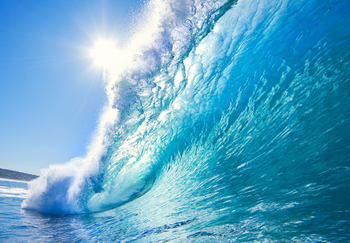
#> input picture images/003_Wave.png, 350 x 243 px
$ python 014_grayscale_histogram.py --image images/003_Wave.png
#> lines starting #> are read from the running program, lines starting #| are printed output that depends on the picture
# Usage
# python 014_grayscale_histogram.py --image images/001_Image.jpg

# Histograms Represent Distribution Of Pixel Intensities (Color Or Grayscale)
# X-Axis: Bins
# Y-Axis: Num Of Pxs Binned To X-Axis
# If Using 256 Bins With RGB Image, We Are Effectively Counting Number Of
# Times Each Pixel Value Occurs. In Contrast, If We Use Only 2 (Equally Spaced)
# Bins, We Are Counting Number Of Times A Px Is In Range [0,128) or [128,255].

# cv2.calcHist(image, channels, mask, histSize, ranges)
# Ex: cv2.calcHist(image, [0,1,2], None, [32,32,32], [0,256])
# Calculate Histogram for 'image', all RGB channels, No Mask, 32 Bins Per Channel, For Full Range


# Import Needed Packages
from matplotlib import pyplot as plt
import argparse
import cv2


# Construct Argument Parser And Parse Arguments
ap = argparse.ArgumentParser()
ap.add_argument("-i", "--image", required=True, help="Path To Image")
args = vars(ap.parse_args())


# Load And Display Image
image = cv2.imread(args["image"])
#> image is the input picture: shape (243, 350, 3); mean B, G, R 199.1, 166.5, 93.5
cv2.imshow("Original", image)
cv2.waitKey(0)

# Convert To Grayscale And Display
gray = cv2.cvtColor(image, cv2.COLOR_BGR2GRAY)
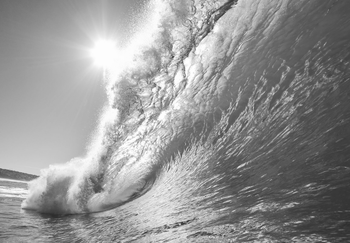
#> gray: shape (243, 350); min 45, max 255, mean 148.4
cv2.imshow("Grayscale", gray)
cv2.waitKey(0)

# Calculate And Define Histogram
# Grayscale Hist On 'image', Only Channel, No Mask, 256 Bins, Range 0-256
hist = cv2.calcHist([image], [0], None, [256], [0,256])
#> hist = 256 values, max 2538 at index 233, min 0 at index 0, mean 332.2

# Plot Histogram
plt.figure()
plt.title("Grayscale Histogram")
plt.xlabel("Bins")
plt.ylabel("# Of Pixels")
plt.plot(hist)
plt.xlim([0,256])
plt.show()
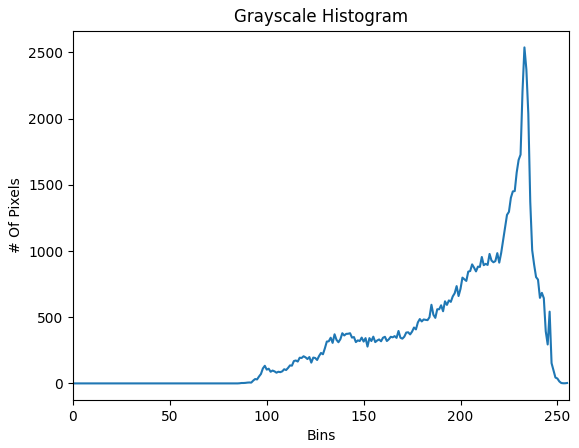
#> figure drawn by matplotlib, 1 panel; curve peaks at x = 233, y = 2538
cv2.waitKey(0)
cv2.destroyAllWindows()

$ run again, on images/006_coins.png
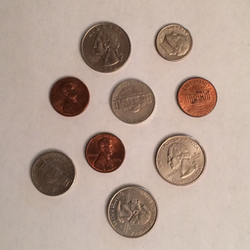
#> input picture images/006_coins.png, 250 x 250 px
#> image is the input picture: shape (250, 250, 3); mean B, G, R 147.7, 159.9, 180.7
#> `gray = cv2.cvtColor(image, cv2.COLOR_BGR2GRAY)`:
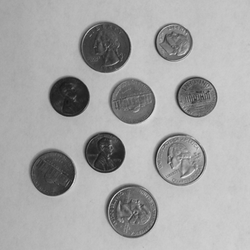
#> gray: shape (250, 250); min 21, max 227, mean 164.7
#> hist = 256 values, max 1942 at index 184, min 0 at index 0, mean 244.1
#> `plt.show()`:
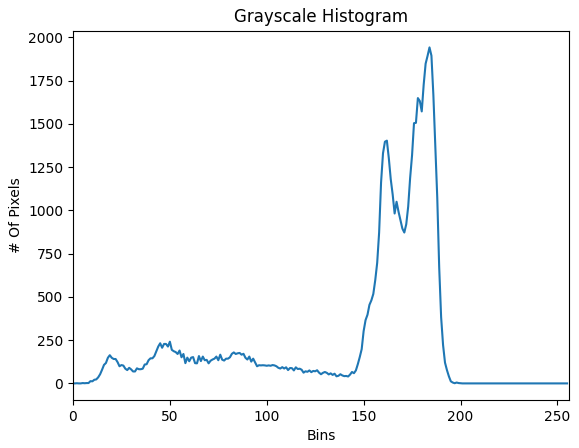
#> figure drawn by matplotlib, 1 panel; curve peaks at x = 184, y = 1942
